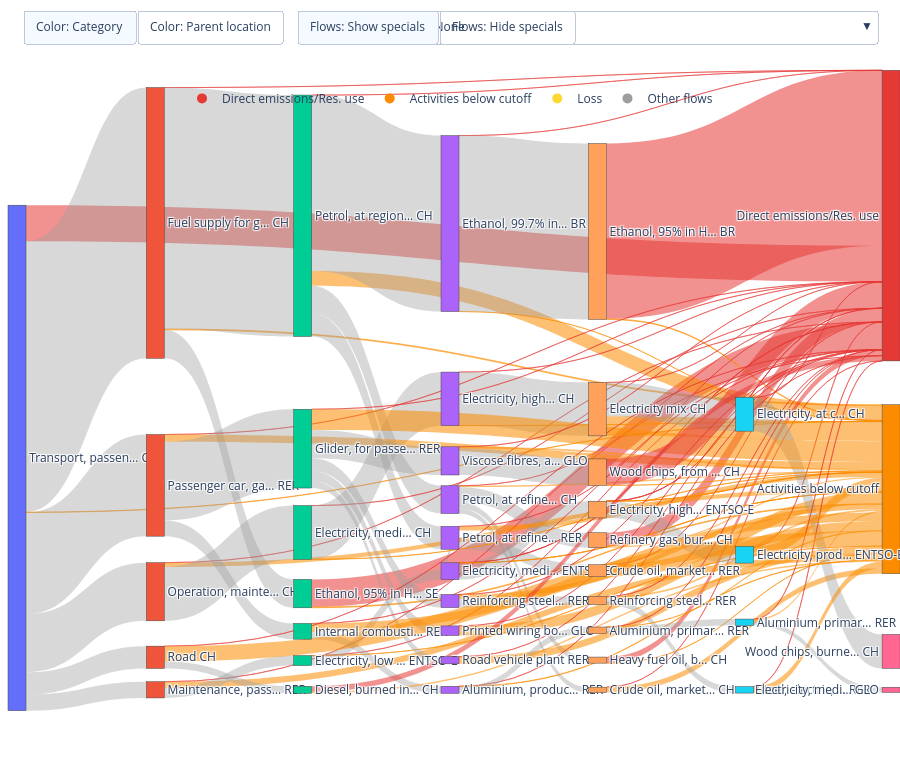

The code cell stored with this chart in its notebook:
### Markdown cell above
### 7.5 Optional supply-chain Sankey

The location chart aggregates impacts. A Sankey diagram complements it by showing the main upstream branches contributing to the gasoline-car PM2.5 result.

### Code cell
gasoline_pm_supply_chain = SupplyChain(
    activity=gasoline_car,
    method=methods["external_pm_api"],
    amount=1,
    level=6,
    cutoff=0.01,
    cutoff_basis="total",
)

# SupplyChain creates its own EdgeLCIA instance.
gasoline_pm_supply_chain.elcia.SAFE_GLOBALS.update(
    {"evaluate_pm25_cf_value": evaluate_pm25_cf_value}
)
gasoline_pm_supply_chain.bootstrap()
gasoline_pm_sankey_df, gasoline_pm_total_score, _ = (
    gasoline_pm_supply_chain.calculate()
)

print(
    "Gasoline PM2.5 score represented by the Sankey:",
    f"{gasoline_pm_total_score:.3e} DALY/km",
)
gasoline_pm_supply_chain.plot_sankey(
    gasoline_pm_sankey_df,
    width_max=1700,
    height_max=760,
    auto_width=True,
)
